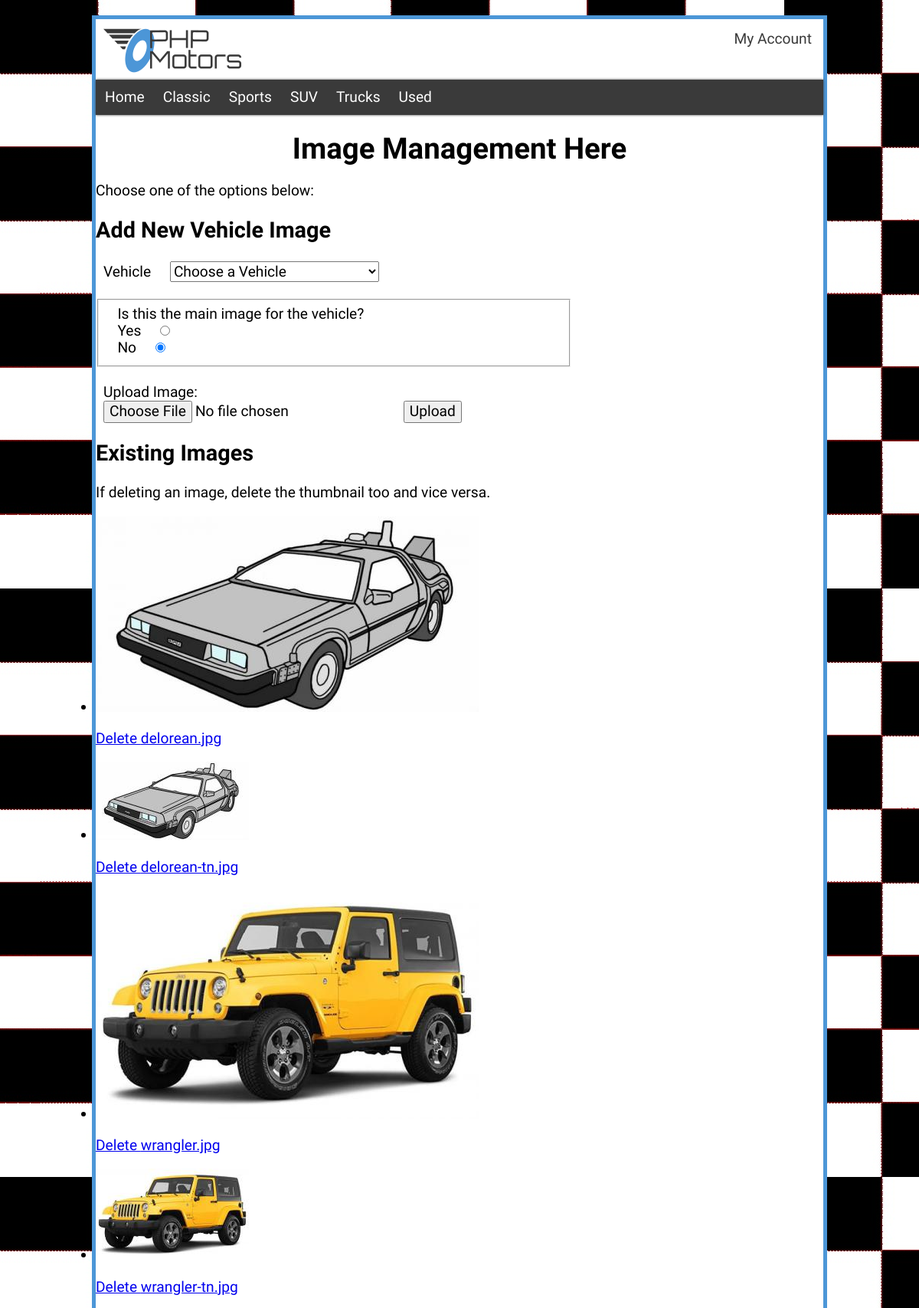
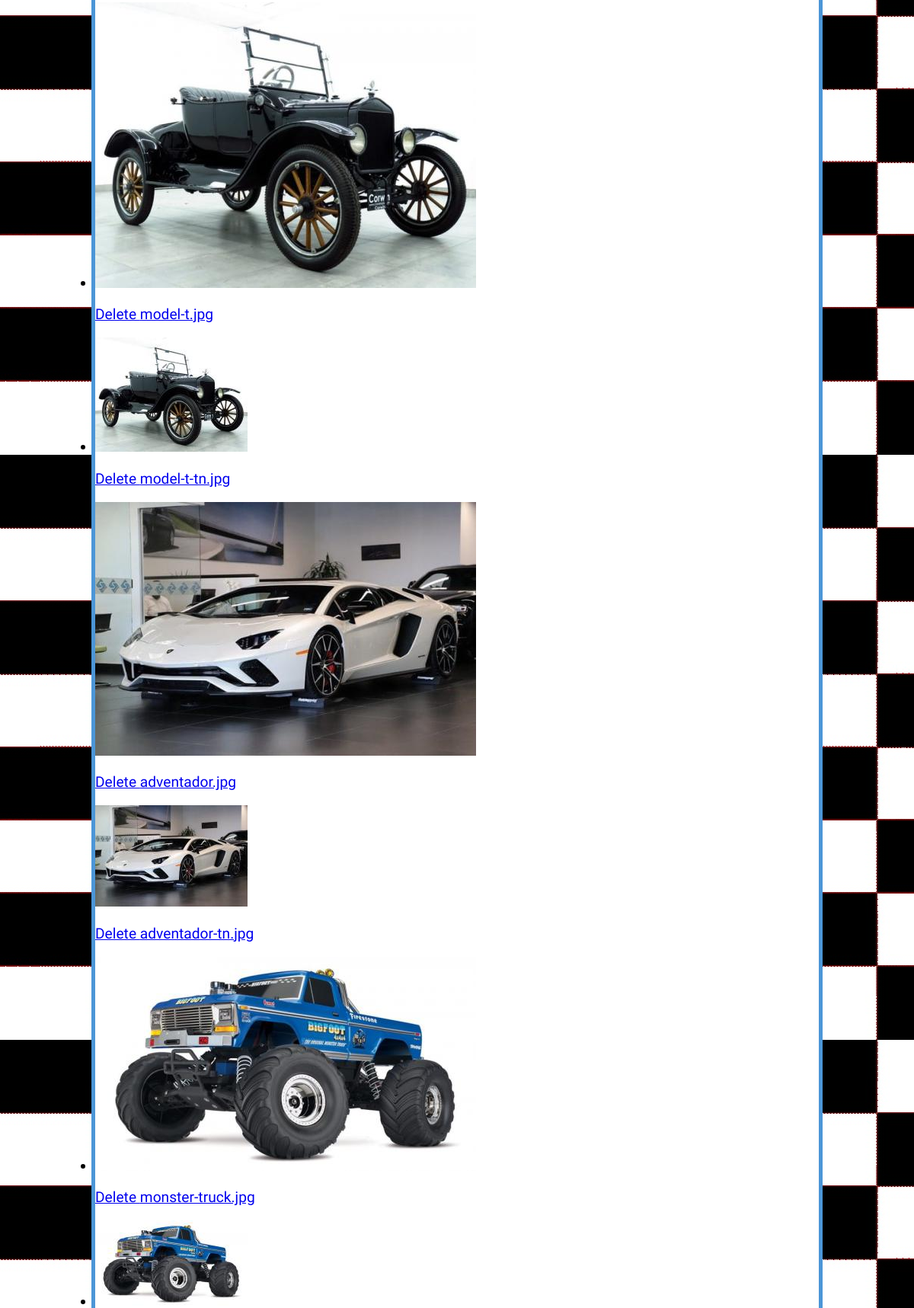
Page /uploads/index.php (upper part) on the committed database (2 pictures, top to bottom).
### tables this page shows
CREATE TABLE `carclassification` (
  `classificationId` int(11) NOT NULL,
  `classificationName` varchar(30) NOT NULL
);

CREATE TABLE `images` (
  `imgId` int(10) UNSIGNED NOT NULL,
  `invId` int(10) UNSIGNED NOT NULL,
  `imgName` varchar(100) NOT NULL,
  `imgPath` varchar(150) NOT NULL,
  `imgDate` timestamp NOT NULL DEFAULT current_timestamp(),
  `imgPrimary` tinyint(1) NOT NULL DEFAULT 0
);

### model/main-model.php (called while the page is built, shortened)
<?php
function getClassifications(){
    $db = phpmotorsConnect();
    $sql = 'SELECT classificationName, classificationId FROM carclassification ORDER BY classificationName ASC';
    $stmt = $db->prepare($sql);
    $stmt->execute();
    $classifications = $stmt->fetchAll();
    return $classifications;
   }

### model/uploads-model.php (called while the page is built, shortened)
<?php
function getImages() {
    $db = phpmotorsConnect();
    $sql = 'SELECT imgId, imgPath, imgName, imgDate, inventory.invId, invMake, invModel FROM images JOIN inventory ON images.invId = inventory.invId';
    $stmt = $db->prepare($sql);
    $stmt->execute();
    $imageArray = $stmt->fetchAll(PDO::FETCH_ASSOC);
    return $imageArray;
   }

### model/vehicles-model.php (called while the page is built, shortened)
<?php
function getVehicles(){
    $db = phpmotorsConnect();
    $sql = 'SELECT invId, invMake, invModel FROM inventory';
    $stmt = $db->prepare($sql);
    $stmt->execute();
    $invInfo = $stmt->fetchAll(PDO::FETCH_ASSOC);
    return $invInfo;
}

### library/functions.php (the view, shortened to what this page needs)
<?php
function getNavList($classifications){
    $navList = '<ul>';
    $navList .= "<li><a href='/phpmotors/index.php' title='View the PHP Motors home page'>Home</a></li>";
    foreach ($classifications as $classification) {
        $navList .= "<li><a href='/phpmotors/vehicles/?action=classification&classificationName="
        .urlencode($classification['classificationName']).
        "' title='View our $classification[classificationName] lineup of vehicles'>$classification[classificationName]</a></li>";
    }
    $navList .= '</ul>';
    return $navList;
}
function buildImageDisplay($imageArray) {
    $id = '<ul id="image-display">';
    foreach ($imageArray as $image) {
     $id .= '<li>';
     $id .= "<img src='$image[imgPath]' title='$image[invMake] $image[invModel] image on PHP Motors.com' alt='$image[invMake] $image[invModel] image on PHP Motors.com'>";
     $id .= "<p><a href='/phpmotors/uploads?action=delete&imgId=$image[imgId]&filename=$image[imgName]' title='Delete the image'>Delete $image[imgName]</a></p>";
     $id .= '</li>';
   }
    $id .= '</ul>';
    return $id;
   }
function buildVehiclesSelect($vehicles) {
    $prodList = '<select name="invId" id="invId">';
    $prodList .= "<option>Choose a Vehicle</option>";
    foreach ($vehicles as $vehicle) {
     $prodList .= "<option value='$vehicle[invId]'>$vehicle[invMake] $vehicle[invModel]</option>";
    }
    $prodList .= '</select>';
    return $prodList;
   }

### uploads/index.php (shortened to what this page needs)
<?php
require_once '../model/main-model.php';
require_once '../model/uploads-model.php';
require_once '../model/vehicles-model.php';
require_once '../library/functions.php';
$classifications = getClassifications();
$navList = getNavList($classifications);
$action = filter_input(INPUT_POST, 'action', FILTER_SANITIZE_STRING);
if ($action == NULL) {
 $action = filter_input(INPUT_GET, 'action', FILTER_SANITIZE_STRING);
}
switch ($action) {
    default:
        $imageArray = getImages();
        if (count($imageArray)) {
        $imageDisplay = buildImageDisplay($imageArray);
        } else {
        $imageDisplay = '<p class="warning" >Sorry, no images could be found.</p>';
        }
        $vehicles = getVehicles();
        $prodSelect = buildVehiclesSelect($vehicles);
        include '../view/image-admin.php';
        exit;
        break;
   }

### common/header.php (shortened to what this page needs)
<!DOCTYPE html>
<html lang="en">
<head>
    <link rel="stylesheet" href="/phpmotors/css/normalize.css?v=<?php echo time(); ?>">
    <link rel="stylesheet" href="/phpmotors/css/small.css?v=<?php echo time(); ?>">
    <link rel="stylesheet" href="/phpmotors/css/large.css?v=<?php echo time(); ?>">
</head>
<body>
    <div id="wrapper">
        <header>
            <div id="top-header">
            <img id="logo" src="/phpmotors/images/site/logo.png" alt="PHP Logo">
            <?php if(isset($_SESSION['loggedin'])) {
                    if ($_SESSION['loggedin'] === TRUE) {
                        echo '<a id="logout" class="acc" href="/phpmotors/accounts/index.php/?action=Logout">Logout</a>';}
            } else {
                echo '<a class="myaccount" href="/phpmotors/accounts/index.php/?action=login-page">My Account</a>';
                    } ?>
            </div>
        </header>
        <nav>
            <?php echo $navList; ?>
        </nav>
        <main>

### view/image-admin.php (shortened to what this page needs)
<?php include $_SERVER['DOCUMENT_ROOT']. '/phpmotors/common/header.php'; ?>
<h1>Image Management Here</h1>
<p>Choose one of the options below:</p>
<h2>Add New Vehicle Image</h2>
<form action="/phpmotors/uploads/" method="post" enctype="multipart/form-data">
 <label for="invItem" >Vehicle</label>
	<?php echo $prodSelect; ?> <br> <br>
	<fieldset>
		<label>Is this the main image for the vehicle?</label>
        <div class="yes">
        <label for="priYes" class="pImage">Yes</label>
		<input type="radio" name="imgPrimary" id="priYes" class="pImage" value="1">
        </div>
		<div class="no">
        <label for="priNo" class="pImage">No</label>
		<input type="radio" name="imgPrimary" id="priNo" class="pImage" checked value="0">
        </div>
	</fieldset>
    <br>
 <label>Upload Image:</label><br>
 <input type="file" name="file1">
 <input type="submit" class="regbtn" value="Upload">
</form>
<h2>Existing Images</h2>
<p class="notice">If deleting an image, delete the thumbnail too and vice versa.</p>
<?php
 if (isset($imageDisplay)) {
  echo $imageDisplay;
 } ?>
<?php include $_SERVER['DOCUMENT_ROOT']. '/phpmotors/common/footer.php' ?>

### common/footer.php (shortened to what this page needs)
</main>
</div>
</body>
</html>

### css/small.css (style rules this page uses)
body { font-family: 'Teko', sans-serif; }
html { box-sizing: border-box; }
*, *:before, *:after { box-sizing: inherit; }
header { margin-bottom: 2px; }
header a { margin: 15px; float: right; }
header a:link { color: #3a3a3a; text-decoration: none; }
h1 { margin: 22px 0; text-align: center; }
nav { margin: auto; background-color: #3a3a3a; box-shadow: 0 0 3px #3a3a3a; }
nav ul { padding-left: 0; margin: 0; display: flex; flex-direction: row; list-style: none; }
nav ul a { text-align: center; }
nav a { display: flex; flex: 1 0 10em; overflow: hidden; padding: 0.75rem; text-align: center; text-decoration: none; color: white; transition: .2s ease-in-out; }
fieldset { display: grid; grid-template-rows: 1fr 1fr; max-width: 65%; }
#image-display { padding-left: 0; }
#image-display img { max-width: 100%; }
label { margin: 0px 10px; }
select { margin: 00px 10px; }
input { margin: 0px 10px; }

### css/large.css (style rules this page uses)
@media only screen and (min-width: 60em) { body { background-image: url('/phpmotors/images/site/checkerboard.jpg'); font-size: larger; } }
@media only screen and (min-width: 60em) { #wrapper { background-color: #ffffff; border: 5px solid #4c96d7; margin: 20px 10%; } }

### rows in the picture
carclassification: classificationName "Classic"
carclassification: classificationName "Sports"
carclassification: classificationName "SUV"
carclassification: classificationName "Trucks"
carclassification: classificationName "Used"
images: imgPath (picture), imgName "delorean.jpg"
images: imgPath (picture), imgName "delorean-tn.jpg"
images: imgPath (picture), imgName "wrangler.jpg"
images: imgPath (picture), imgName "wrangler-tn.jpg"
images: imgPath (picture), imgName "model-t.jpg"
images: imgPath (picture), imgName "model-t-tn.jpg"
images: imgPath (picture), imgName "adventador.jpg"
images: imgPath (picture), imgName "adventador-tn.jpg"
images: imgPath (picture), imgName "monster-truck.jpg"
images: imgPath (picture)
